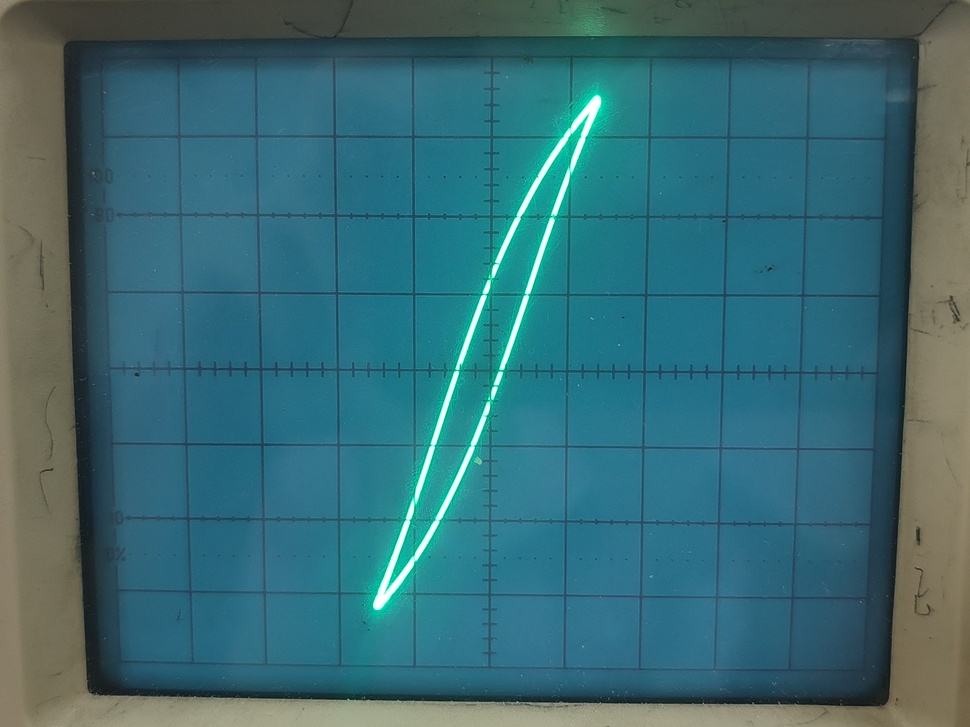
#> input picture old/test1.jpg, 970 x 727 px, shrunk from 4096 x 3072 before the run
$ python hysteresis_scope_analyzer_robust_fixed.py test1.jpg
#> lines starting #> are read from the running program, lines starting #| are printed output that depends on the picture; after the words box and inside, x2 and y2 are one past the last pixel; in counts of white or black regions, pixels touching at a corner belong together
#!/usr/bin/env python3
# -*- coding: utf-8 -*-
"""
hysteresis_scope_analyzer_robust.py

面向“手机拍摄模拟示波器磁滞回线”的完整分析程序。
核心目标：
1. 从模拟示波器照片中提取绿色荧光磁滞回线；
2. 自动过滤网格线、边框反光、文字、底部横线等干扰；
3. 将粗亮线压缩为上下两条平滑分支，解决“边缘毛躁/双边缘/乱线”问题；
4. 输出归一化参数、电压坐标参数；
5. 输入样品参数后，输出 H-B 物理量参数；
6. 自动生成 overlay、平滑回线图、CSV、JSON、Markdown 报告。

依赖：
pip install opencv-python numpy matplotlib pandas scipy

基础用法：
python hysteresis_scope_analyzer_robust.py test.jpg --roi 95,80,1780,1365 --threshold auto

带示波器参数：
python hysteresis_scope_analyzer_robust.py test.jpg --roi 95,80,1780,1365 --x-vdiv 0.5 --y-vdiv 0.5 --R1 2.5 --U 2.5

带真实物理参数：
python hysteresis_scope_analyzer_robust.py test.jpg --roi 95,80,1780,1365 --x-vdiv 0.5 --y-vdiv 0.5 --R1 2.5 --l 0.13 --S 1.25e-4
"""

import argparse
import json
import math
import os
from pathlib import Path

import cv2
import numpy as np
import pandas as pd
import matplotlib.pyplot as plt

try:
    from scipy.signal import savgol_filter, medfilt
    HAS_SCIPY = True
except Exception:
    HAS_SCIPY = False


# -----------------------------
# 基础工具
# -----------------------------

def imread_unicode(path: str):
    """兼容中文路径读取图像。"""
#> called with path = 'test1.jpg'
    data = np.fromfile(path, dtype=np.uint8)
    img = cv2.imdecode(data, cv2.IMREAD_COLOR)
#> img is the input picture: shape (727, 970, 3); mean B, G, R 115.7, 107.1, 56.8
    return img


def imwrite_unicode(path: str, img):
    """兼容中文路径保存图像。"""
    ext = os.path.splitext(path)[1]
    ok, buf = cv2.imencode(ext, img)
    if ok:
        buf.tofile(path)
    return ok


def parse_roi(roi_str):
    if roi_str is None or str(roi_str).lower() in ["none", "auto"]:
        return None
    parts = [int(float(x)) for x in roi_str.split(",")]
    if len(parts) != 4:
        raise ValueError("--roi 格式必须是 x1,y1,x2,y2")
    x1, y1, x2, y2 = parts
    if x2 <= x1 or y2 <= y1:
        raise ValueError("--roi 中 x2/y2 必须大于 x1/y1")
    return x1, y1, x2, y2


def robust_mkdir(path):
    Path(path).mkdir(parents=True, exist_ok=True)


def to_float_or_none(v):
    return None if v is None else float(v)

def make_json_safe(obj):
    """
    将 numpy 类型递归转换为 Python 原生类型，避免 json.dump 报错：
    TypeError: Object of type int32 is not JSON serializable
    """
    if isinstance(obj, dict):
        return {str(k): make_json_safe(v) for k, v in obj.items()}
    if isinstance(obj, (list, tuple)):
        return [make_json_safe(v) for v in obj]
    if isinstance(obj, np.ndarray):
        return obj.tolist()
    if isinstance(obj, (np.integer,)):
        return int(obj)
    if isinstance(obj, (np.floating,)):
        v = float(obj)
        if not np.isfinite(v):
            return None
        return v
    if isinstance(obj, (np.bool_,)):
        return bool(obj)
    if isinstance(obj, float):
        if not np.isfinite(obj):
            return None
        return obj
    return obj


# -----------------------------
# ROI
# -----------------------------

def auto_crop_scope_screen(img):
    """
    自动估计示波器屏幕区域。
    说明：手机拍摄角度差异较大，自动 ROI 不可能对所有图片都完美。
    若结果不好，请手动传 --roi x1,y1,x2,y2。
    """
    h, w = img.shape[:2]

    # HSV中找偏蓝/偏青且较暗的屏幕区域
    hsv = cv2.cvtColor(img, cv2.COLOR_BGR2HSV)
#> hsv: shape (727, 970, 3); mean H, S, V 82.3, 141.3, 121.4
    H, S, V = cv2.split(hsv)
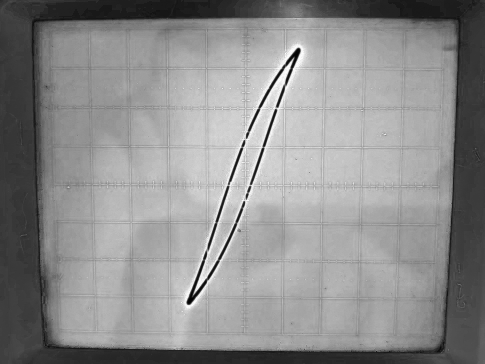
#> S: shape (727, 970) (shown at 1/2 size); min 0, max 255, mean 141.3
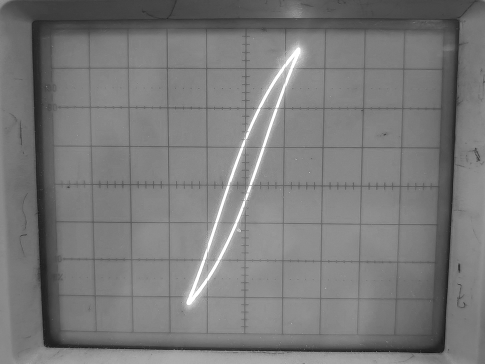
#> V: shape (727, 970) (shown at 1/2 size); min 16, max 255, mean 121.4

    # 模拟示波器屏幕通常是青蓝色，饱和度中等，亮度中等偏低
    mask1 = cv2.inRange(hsv, np.array([70, 20, 20]), np.array([110, 255, 230]))
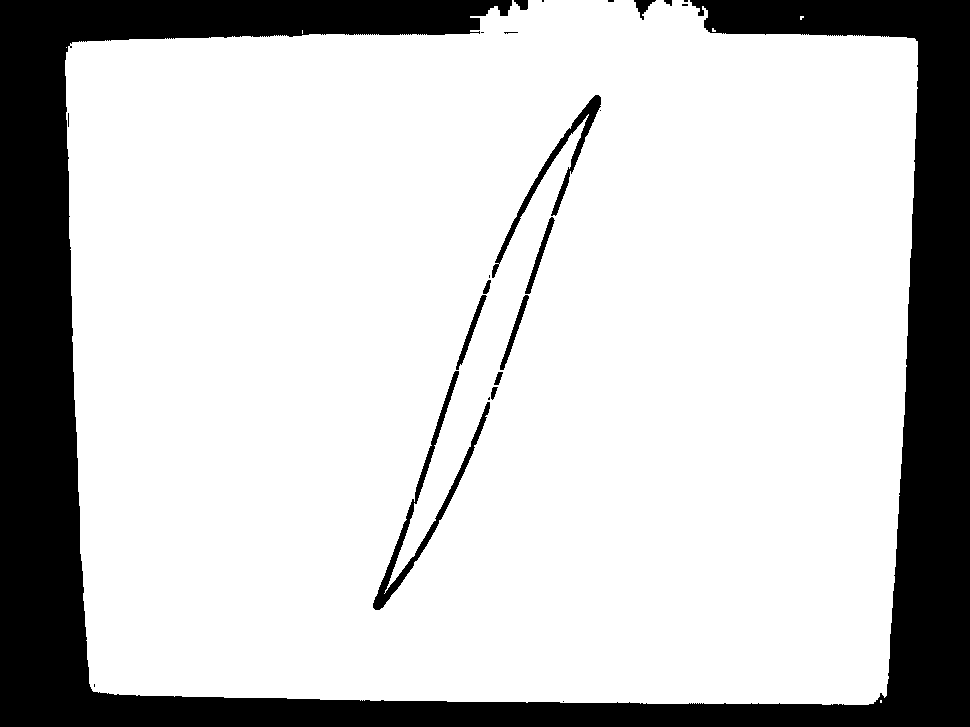
#> mask1: shape (727, 970); 78.4% white; 24 black regions (12 under 20 px), largest, box (x1, y1, x2, y2) and area: (0, 0, 970, 727) 145805, (373, 371, 490, 610) 2672, (492, 95, 601, 278) 1885
    # 兼容偏绿屏幕
    mask2 = cv2.inRange(hsv, np.array([35, 20, 20]), np.array([90, 255, 230]))
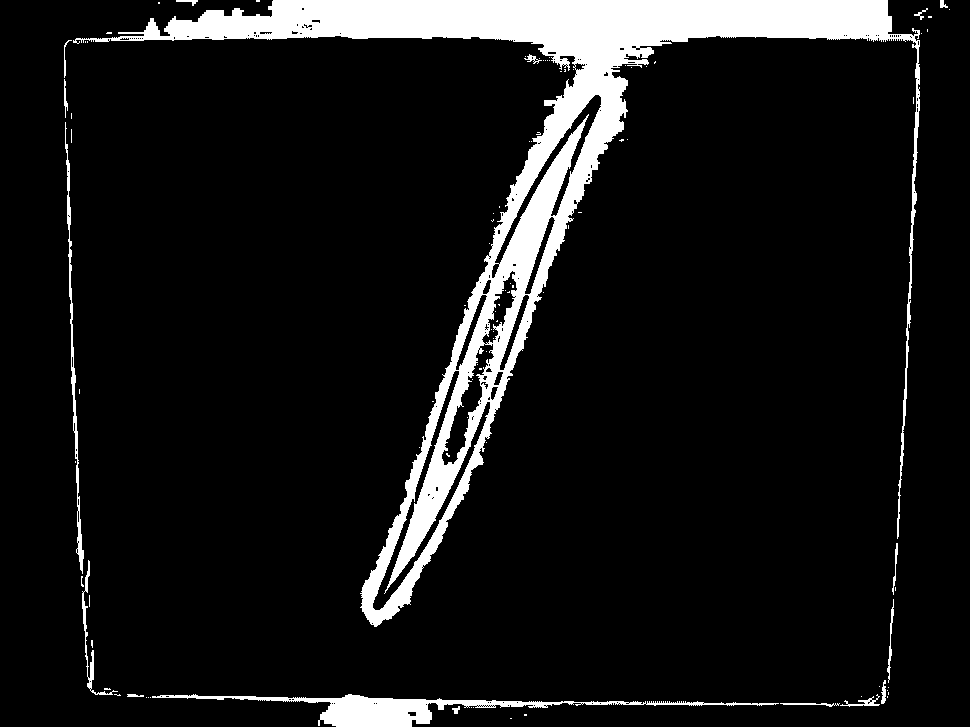
#> mask2: shape (727, 970); 9.3% white; 96 white regions (79 under 20 px), largest, box (x1, y1, x2, y2) and area: (73, 0, 920, 627) 57850, (152, 694, 779, 727) 4818, (65, 122, 84, 574) 1209
    mask = cv2.bitwise_or(mask1, mask2)
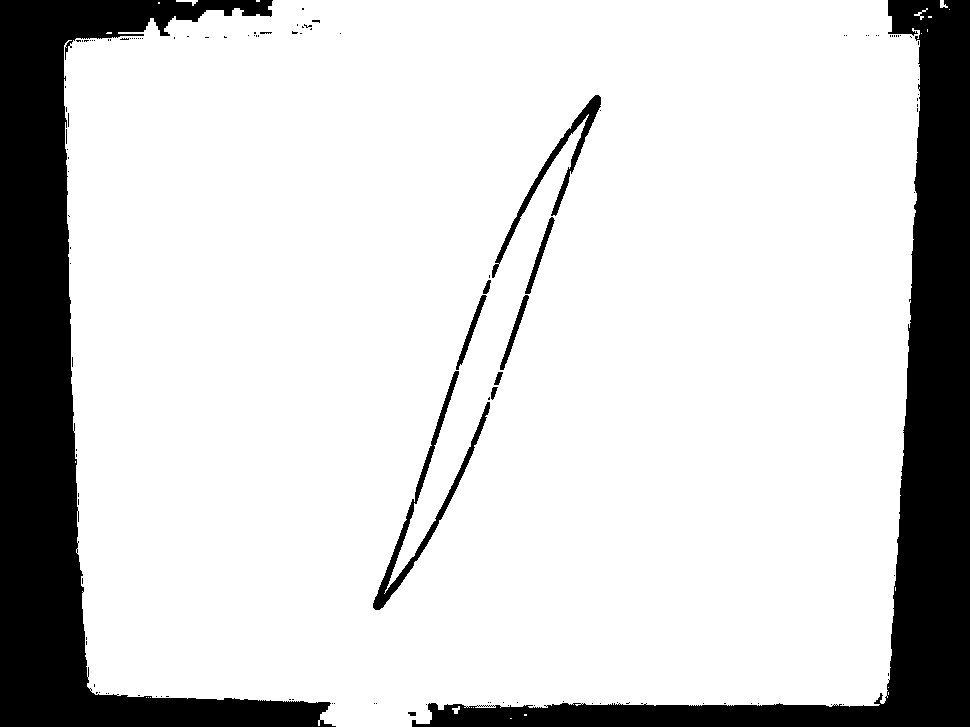
#> mask: shape (727, 970); 81.7% white; 123 black regions (111 under 20 px), largest, box (x1, y1, x2, y2) and area: (0, 0, 336, 727) 65250, (412, 0, 970, 727) 57159, (373, 371, 490, 610) 2672

    kernel = np.ones((25, 25), np.uint8)
    mask = cv2.morphologyEx(mask, cv2.MORPH_CLOSE, kernel, iterations=2)
#> mask: shape (727, 970); 84.7% white; 2 black regions, box (x1, y1, x2, y2) and area: (0, 0, 308, 727) 62362, (885, 10, 970, 727) 45380
    mask = cv2.morphologyEx(mask, cv2.MORPH_OPEN, kernel, iterations=1)
#> mask: shape (727, 970); 84.7% white; 2 black regions, box (x1, y1, x2, y2) and area: (0, 0, 308, 727) 62366, (885, 0, 970, 727) 45760
#> (the rest of the program and of its run is left out)
